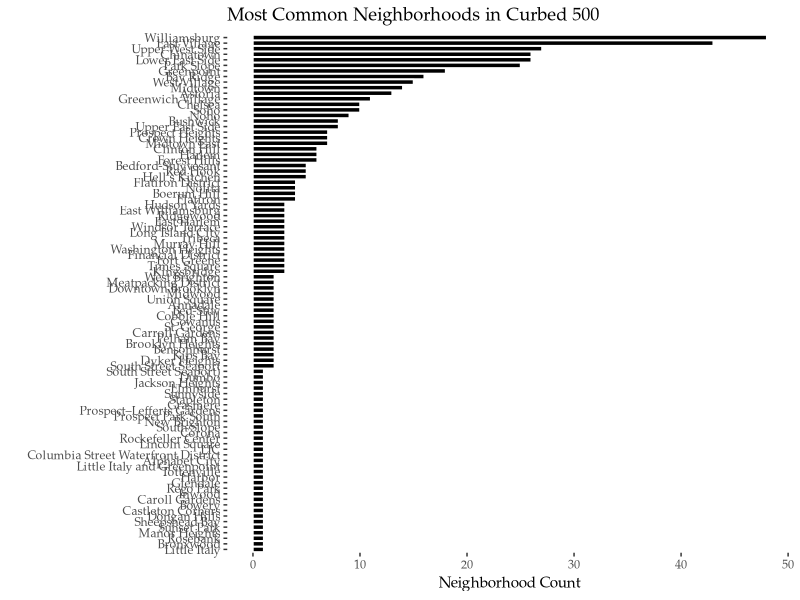
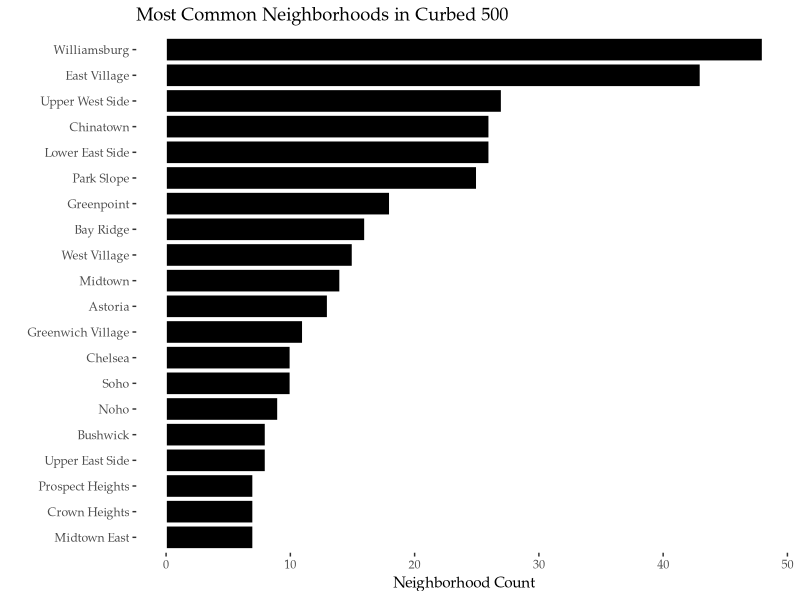

Here is the R script that generated these plots, in order:
rm(list = ls())
library(data.table)
library(ggplot2)
library(stringr)
# load data -----
d <- fread('curbed_500.csv', sep = '\t', header = FALSE)
d[, rn := seq.int(1, 1000, 1)]  
d2 <- data.table(biz = d[d$rn %% 2 == 1 ]$V1, details = d[d$rn %% 2 == 0 ]$V1)
expanded_details <- d2[, tstrsplit(details, split = ', ')]

# get locations -----
locations <- expanded_details[!(str_detect(V2, pattern = '[0-9]+'))]$V2
locations <- c(locations, expanded_details[
  !(str_detect(V3, pattern = '[0-9]+'))]$V3)
locations <- c(locations, expanded_details[
  !(str_detect(V4, pattern = '[0-9]+'))]$V4)
locations <- c(locations, expanded_details[
  !(str_detect(V5, pattern = '[0-9]+'))]$V5)
locations_dt <- as.data.table(locations)
locations_dt_count <- locations_dt[,.N, by = .(locations)]

# create factors for ordering -----
locations_dt_count$location_fact <- factor(locations_dt_count$locations, 
  levels = locations_dt_count$locations[
    order(locations_dt_count$N, decreasing = FALSE)])

ggplot(locations_dt_count, aes(x = location_fact, y = N)) + 
  geom_bar(stat = "identity", color = "white", fill = "black") + 
  theme(axis.text.x = element_text(angle = 0, hjust = 0.5), 
    text = element_text(family = "Palatino"), 
    panel.background = element_rect(fill = "white"), 
    panel.grid.major = element_blank(), 
    panel.grid.minor = element_blank(),
#    axis.line = element_blank(),
    legend.key = element_blank(), 
    legend.title=element_blank()) + 
  labs(title = "Most Common Neighborhoods in Curbed 500", x = "", y = "Neighborhood Count") + 
  scale_color_manual(values=c("grey20", "grey60")) +  
  coord_flip() 

# get top 20 -----
locations_dt_count2 <- locations_dt_count[order(
  locations_dt_count$N, decreasing = TRUE)][1:20]
ggplot(locations_dt_count2, aes(x = location_fact, y = N)) + 
  geom_bar(stat = "identity", color = "white", fill = "black") + 
  theme(axis.text.x = element_text(angle = 0, hjust = 0.5), 
    text = element_text(family = "Palatino"), 
    panel.background = element_rect(fill = "white"), 
    panel.grid.major = element_blank(), 
    panel.grid.minor = element_blank(),
#    axis.line = element_blank(),
    legend.key = element_blank(), 
    legend.title=element_blank()) + 
  labs(title = "Most Common Neighborhoods in Curbed 500", x = "", y = "Neighborhood Count") + 
  scale_color_manual(values=c("grey20", "grey60")) +  
  coord_flip() 
